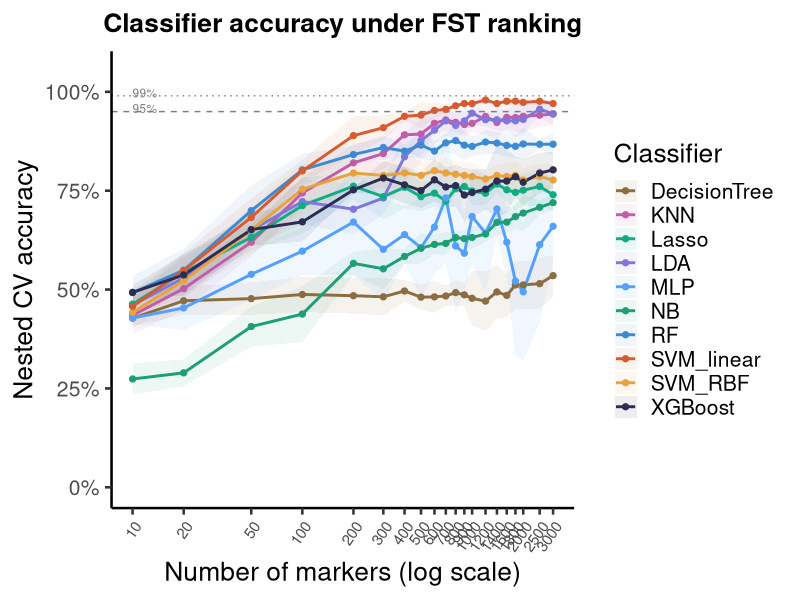
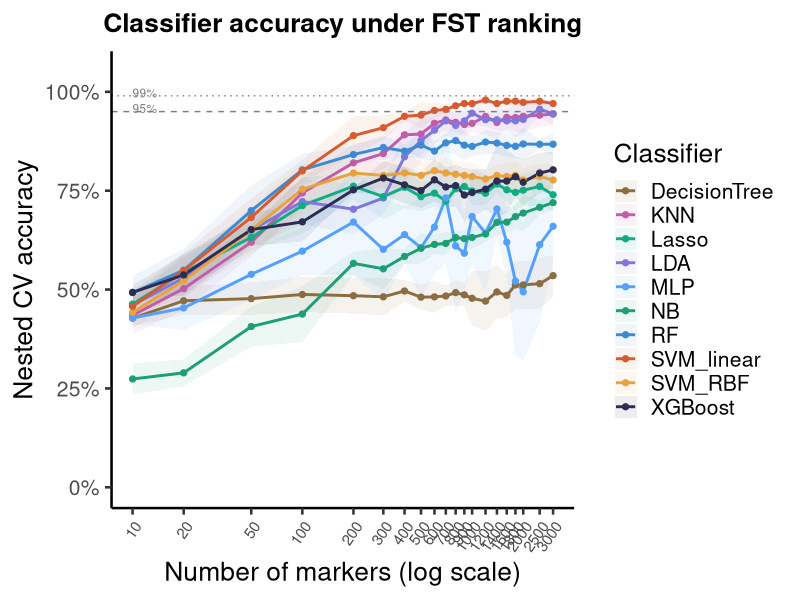

The R script that drew these images, in order:
library(data.table); library(ggplot2); library(scales)

res <- fread("nested_cv_full_summary.csv")
x_breaks <- sort(unique(res$n_markers))
classifier_colors <- c(
  RF = "#3B8BD4", SVM_linear = "#D85A30", SVM_RBF = "#E8A33D", NB = "#1D9E75",
  LDA = "#7F77DD", KNN = "#C25CA8", DecisionTree = "#8C6D3F", XGBoost = "#2C2C54",
  MLP = "#54A0FF", Lasso = "#10AC84", LightGBM = "#EE5253")

df <- res[metric == "FST"]
p <- ggplot(df, aes(x = n_markers, y = mean_acc, color = classifier, fill = classifier)) +
  geom_ribbon(aes(ymin = mean_acc - sd_acc, ymax = mean_acc + sd_acc), alpha = 0.08, color = NA) +
  geom_line(linewidth = 1.0) + geom_point(size = 1.8) +
  geom_hline(yintercept = 0.95, linetype = "dashed", color = "gray50", linewidth = 0.5) +
  geom_hline(yintercept = 0.99, linetype = "dotted", color = "gray50", linewidth = 0.5) +
  annotate("text", x = min(x_breaks), y = 0.958, label = "95%", size = 3, color = "gray50", hjust = 0) +
  annotate("text", x = min(x_breaks), y = 0.997, label = "99%", size = 3, color = "gray50", hjust = 0) +
  scale_x_log10(breaks = x_breaks, labels = x_breaks) +
  scale_y_continuous(limits = c(0, 1.05), labels = scales::percent_format(accuracy = 1)) +
  scale_color_manual(values = classifier_colors) + scale_fill_manual(values = classifier_colors) +
  labs(title = "Classifier accuracy under FST ranking", x = "Number of markers (log scale)",
       y = "Nested CV accuracy", color = "Classifier", fill = "Classifier") +
  theme_classic(base_size = 19) +
  theme(axis.text.x = element_text(angle = 55, hjust = 1, size = 11),
        legend.position = "right", plot.title = element_text(hjust = 0.5, size = 19, face = "bold"))
ggsave("Figure4a_accuracy_FST_nestedCV.pdf", p, width = 9, height = 5.5, device = cairo_pdf)
ggsave("Figure4a_accuracy_FST_nestedCV.png", p, width = 9, height = 5.5, dpi = 300)
cat("4a done\n")
